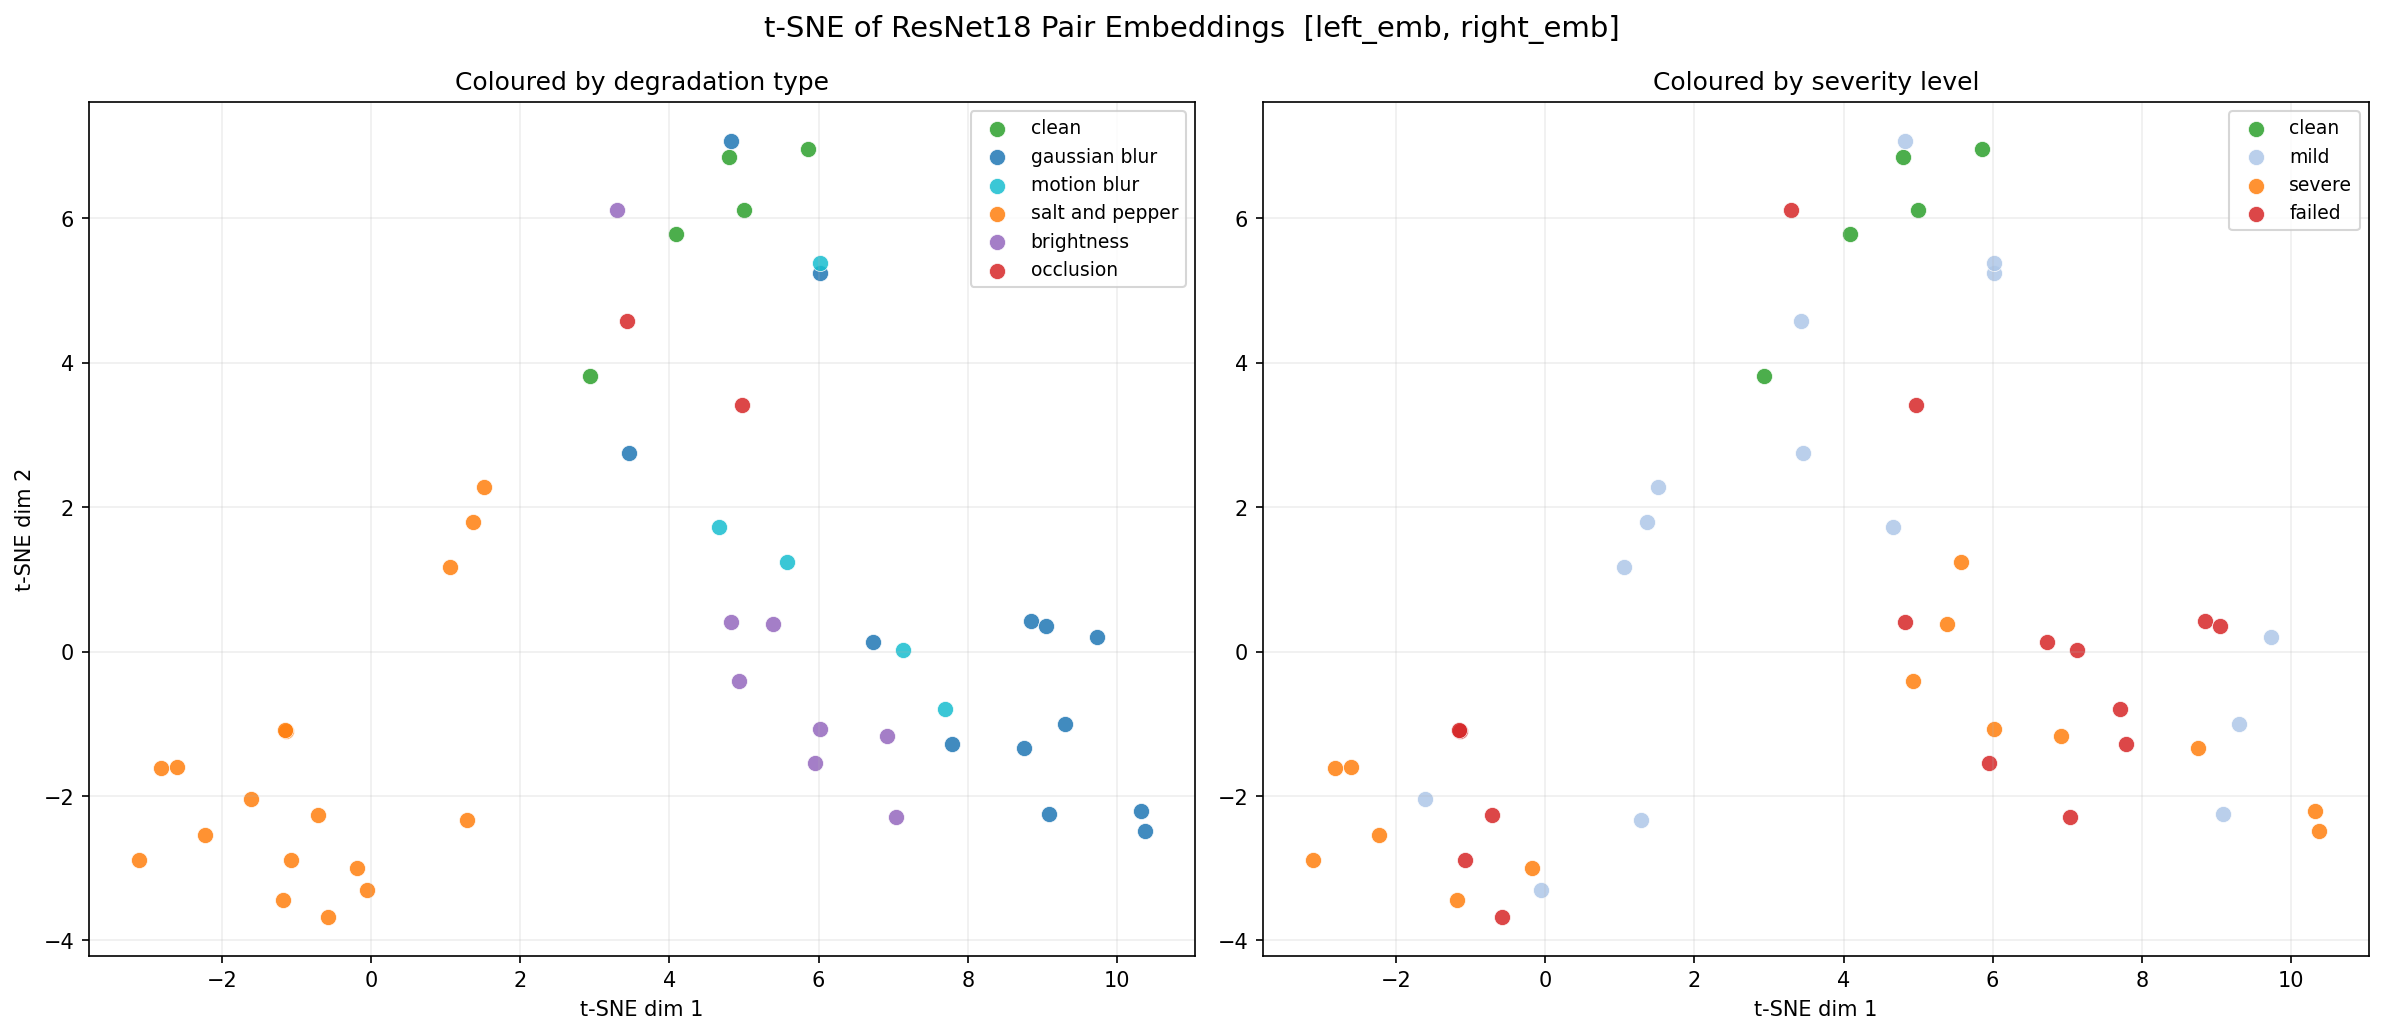

The Python source for this figure:
"""
t-SNE analysis on random stereo image pairs.

Samples 50 stereo pairs from a TUM-VI sequence:
  - 5 clean pairs (no degradation)
  - 45 pairs where the right image is degraded with a randomly chosen
    condition from experiments/*.yaml

For each pair, computes:
  emb(left) - emb(right)  using a frozen ResNet18 backbone

Then runs t-SNE on the 512-d diff vectors and plots coloured by:
  1. Degradation type
  2. Severity level (clean / mild / severe / failed)

Usage:
    python analysis/tsne_pairs.py
    python analysis/tsne_pairs.py --traj data/TUM_original/dataset-room2_512_16
    python analysis/tsne_pairs.py --n-pairs 100 --n-clean 10
"""

import argparse
import sys
import cv2
import yaml
import numpy as np
import torch
import torch.nn as nn
import matplotlib
matplotlib.use("Agg")
import matplotlib.pyplot as plt
from sklearn.manifold import TSNE
from pathlib import Path
from torchvision.models import resnet18, ResNet18_Weights

ROOT = Path(__file__).resolve().parent.parent

# ── Degradation configs to sample from ────────────────────────────────────────
# Maps experiment yaml → list of (condition_name, params_dict, severity_label)
# severity_label: "clean", "mild", "severe", "failed" — assigned by level index
EXPERIMENT_YAMLS = [
    ROOT / "experiments" / "blur_sweep_B.yaml",
    ROOT / "experiments" / "motion_blur_sweep.yaml",
    ROOT / "experiments" / "snp_sweep.yaml",
    ROOT / "experiments" / "brightness_sweep.yaml",
    ROOT / "experiments" / "occlusion_sweep.yaml",
]

# How to bucket conditions by position in the conditions list
def _severity_label(idx, total):
    frac = idx / max(total - 1, 1)
    if frac == 0:
        return "mild"
    elif frac < 0.4:
        return "mild"
    elif frac < 0.75:
        return "severe"
    else:
        return "failed"


def load_all_conditions():
    """Return list of (type_name, params, severity_label) from all experiment yamls."""
    all_conds = []
    for yaml_path in EXPERIMENT_YAMLS:
        if not yaml_path.exists():
            continue
        with open(yaml_path) as f:
            cfg = yaml.safe_load(f)
        conds = list(cfg["conditions"].items())
        for idx, (name, params) in enumerate(conds):
            label = _severity_label(idx, len(conds))
            all_conds.append({
                "name":     name,
                "params":   params,
                "type":     params["type"],
                "severity": label,
            })
    return all_conds


# ── Degradation application ────────────────────────────────────────────────────

def apply_degradation(img, params):
    t = params.get("type", "none")

    if t in ("none", "clean"):
        return img

    if t == "gaussian_blur":
        ks = int(params["kernel_size"])
        if ks % 2 == 0:
            ks += 1
        return cv2.GaussianBlur(img, (ks, ks), float(params.get("sigma", 0)))

    if t == "motion_blur":
        length = int(params["length"])
        angle  = float(params.get("angle", 0))
        kernel = np.zeros((length, length), dtype=np.float32)
        kernel[length // 2, :] = 1.0 / length
        M = cv2.getRotationMatrix2D((length // 2, length // 2), angle, 1.0)
        kernel = cv2.warpAffine(kernel, M, (length, length))
        return cv2.filter2D(img, -1, kernel)

    if t == "salt_and_pepper":
        density = float(params["density"])
        out = img.copy()
        n_corrupt = int(img.size * density)
        coords = np.random.choice(img.size, size=n_corrupt, replace=False)
        out.flat[coords[:n_corrupt // 2]] = 255
        out.flat[coords[n_corrupt // 2:]] = 0
        return out

    if t == "brightness":
        alpha = float(params["alpha"])
        return np.clip(img.astype(np.float32) * alpha, 0, 255).astype(np.uint8)

    if t == "occlusion":
        frac = float(params["frac"])
        h, w = img.shape[:2]
        area = int(h * w * frac)
        ph   = int(np.sqrt(area * h / w))
        pw   = int(area / max(ph, 1))
        ph, pw = min(ph, h), min(pw, w)
        y = np.random.randint(0, h - ph + 1)
        x = np.random.randint(0, w - pw + 1)
        out = img.copy()
        out[y:y + ph, x:x + pw] = 0
        return out

    raise ValueError(f"Unknown degradation type: {t!r}")


# ── Image loading ──────────────────────────────────────────────────────────────

def load_frames(traj_dir: Path):
    cam0_dir = traj_dir / "mav0" / "cam0" / "data"
    cam1_dir = traj_dir / "mav0" / "cam1" / "data"
    frames0  = sorted(cam0_dir.glob("*.png"))
    frames1  = sorted(cam1_dir.glob("*.png"))
    # align by stem (timestamp)
    stems0 = {f.stem: f for f in frames0}
    stems1 = {f.stem: f for f in frames1}
    common = sorted(set(stems0) & set(stems1))
    return [(stems0[s], stems1[s]) for s in common]


def read_gray(path, size=(224, 224)):
    img = cv2.imread(str(path), cv2.IMREAD_GRAYSCALE)
    if img is None:
        raise FileNotFoundError(f"Cannot read: {path}")
    return cv2.resize(img, size)


# ── ResNet18 diff embedding extractor ─────────────────────────────────────────

class DiffExtractor(nn.Module):
    def __init__(self):
        super().__init__()
        backbone = resnet18(weights=ResNet18_Weights.IMAGENET1K_V1)
        self.backbone = nn.Sequential(*list(backbone.children())[:-1])
        for p in self.backbone.parameters():
            p.requires_grad = False

    @torch.no_grad()
    def forward(self, x):
        """x: (B, 1, H, W) → (B, 512)"""
        x = x.repeat(1, 3, 1, 1)
        return self.backbone(x).flatten(1)

    @torch.no_grad()
    def embed_pair(self, left_np, right_np, device, mode="concat"):
        """
        left_np, right_np: (H, W) uint8 grayscale
        mode="concat" → 1024-d [left_emb, right_emb]
        mode="diff"   → 512-d  (left_emb - right_emb)
        """
        def to_tensor(img):
            t = torch.tensor(img.astype(np.float32) / 255.0)
            return t.unsqueeze(0).unsqueeze(0).to(device)

        e0 = self(to_tensor(left_np))    # (1, 512)
        e1 = self(to_tensor(right_np))   # (1, 512)
        if mode == "diff":
            return (e0 - e1).squeeze(0).cpu().numpy()                   # (512,)
        return torch.cat([e0, e1], dim=1).squeeze(0).cpu().numpy()      # (1024,)


# ── Sample pairs ──────────────────────────────────────────────────────────────

def sample_pairs(all_frames, all_conditions, n_pairs, n_clean, seed):
    rng = np.random.default_rng(seed)
    chosen_frames = rng.choice(len(all_frames), size=n_pairs, replace=False)

    pairs = []

    # clean pairs
    for i in chosen_frames[:n_clean]:
        p0, p1 = all_frames[i]
        pairs.append({
            "left_path":  p0,
            "right_path": p1,
            "params":     {"type": "clean"},
            "type":       "clean",
            "severity":   "clean",
            "cond_name":  "clean",
        })

    # degraded pairs
    for i in chosen_frames[n_clean:]:
        p0, p1 = all_frames[i]
        cond = all_conditions[rng.integers(len(all_conditions))]
        pairs.append({
            "left_path":  p0,
            "right_path": p1,
            "params":     cond["params"],
            "type":       cond["type"],
            "severity":   cond["severity"],
            "cond_name":  cond["name"],
        })

    return pairs


# ── Main ──────────────────────────────────────────────────────────────────────

def main():
    parser = argparse.ArgumentParser()
    parser.add_argument("--traj",     default=str(ROOT / "data/TUM_original/dataset-room1_512_16"),
                        help="Path to TUM-VI sequence directory")
    parser.add_argument("--n-pairs",  type=int, default=50)
    parser.add_argument("--n-clean",  type=int, default=5)
    parser.add_argument("--seed",     type=int, default=42)
    parser.add_argument("--mode",     default="concat", choices=["concat", "diff"],
                        help="Embedding mode: concat=[left,right] (1024-d), diff=left-right (512-d)")
    parser.add_argument("--out",      default=None,
                        help="Output PNG path (default: analysis/tsne_pairs_<mode>.png)")
    args = parser.parse_args()

    traj_dir   = Path(args.traj)
    out_path   = Path(args.out) if args.out else ROOT / "analysis" / f"tsne_pairs_{args.mode}.png"
    device     = torch.device("cuda" if torch.cuda.is_available() else "cpu")
    print(f"Device : {device}")
    print(f"Traj   : {traj_dir}")

    # load frame index
    all_frames = load_frames(traj_dir)
    print(f"Frames : {len(all_frames)} stereo pairs available")

    # load all degradation conditions
    all_conditions = load_all_conditions()
    print(f"Conditions : {len(all_conditions)} loaded from experiment YAMLs")

    # sample pairs
    pairs = sample_pairs(all_frames, all_conditions, args.n_pairs, args.n_clean, args.seed)
    print(f"Sampled: {args.n_pairs} pairs ({args.n_clean} clean, {args.n_pairs - args.n_clean} degraded)")

    # extract diff embeddings
    extractor = DiffExtractor().to(device).eval()
    print("Extracting ResNet18 diff embeddings...")

    embeddings  = []
    types       = []
    severities  = []
    cond_names  = []

    for i, pair in enumerate(pairs):
        left  = read_gray(pair["left_path"])
        right = read_gray(pair["right_path"])
        right_deg = apply_degradation(right.copy(), pair["params"])

        emb = extractor.embed_pair(left, right_deg, device, mode=args.mode)
        embeddings.append(emb)
        types.append(pair["type"])
        severities.append(pair["severity"])
        cond_names.append(pair["cond_name"])

        if (i + 1) % 10 == 0:
            print(f"  {i+1}/{args.n_pairs} done")

    embeddings = np.stack(embeddings)   # (N, 512)
    print(f"Embeddings shape: {embeddings.shape}")

    # t-SNE
    print("Running t-SNE...")
    tsne   = TSNE(n_components=2, perplexity=min(30, args.n_pairs // 3),
                  random_state=args.seed, max_iter=1000)
    coords = tsne.fit_transform(embeddings)

    # ── Plotting ──────────────────────────────────────────────────────────────
    TYPE_COLORS = {
        "clean":          "#2ca02c",
        "gaussian_blur":  "#1f77b4",
        "motion_blur":    "#17becf",
        "salt_and_pepper":"#ff7f0e",
        "brightness":     "#9467bd",
        "occlusion":      "#d62728",
    }
    SEV_COLORS = {
        "clean":  "#2ca02c",
        "mild":   "#aec7e8",
        "severe": "#ff7f0e",
        "failed": "#d62728",
    }
    SEV_ORDER  = ["clean", "mild", "severe", "failed"]
    TYPE_ORDER = ["clean", "gaussian_blur", "motion_blur",
                  "salt_and_pepper", "brightness", "occlusion"]

    fig, axes = plt.subplots(1, 2, figsize=(16, 7))
    title = ("t-SNE of ResNet18 Diff Embeddings  (left − right)"
             if args.mode == "diff" else
             "t-SNE of ResNet18 Pair Embeddings  [left_emb, right_emb]")
    fig.suptitle(title, fontsize=14)

    # Panel 1 — colour by degradation type
    ax = axes[0]
    for t in TYPE_ORDER:
        mask = np.array([x == t for x in types])
        if mask.any():
            ax.scatter(coords[mask, 0], coords[mask, 1],
                       color=TYPE_COLORS.get(t, "grey"),
                       label=t.replace("_", " "), s=60, alpha=0.85,
                       edgecolors="white", linewidths=0.4)
    ax.set_title("Coloured by degradation type")
    ax.set_xlabel("t-SNE dim 1")
    ax.set_ylabel("t-SNE dim 2")
    ax.legend(fontsize=9, loc="best")
    ax.grid(True, alpha=0.2)

    # Panel 2 — colour by severity level
    ax = axes[1]
    for s in SEV_ORDER:
        mask = np.array([x == s for x in severities])
        if mask.any():
            ax.scatter(coords[mask, 0], coords[mask, 1],
                       color=SEV_COLORS[s],
                       label=s, s=60, alpha=0.85,
                       edgecolors="white", linewidths=0.4)
    ax.set_title("Coloured by severity level")
    ax.set_xlabel("t-SNE dim 1")
    ax.legend(fontsize=9, loc="best")
    ax.grid(True, alpha=0.2)

    plt.tight_layout()
    out_path.parent.mkdir(parents=True, exist_ok=True)
    fig.savefig(out_path, dpi=150, bbox_inches="tight")
    print(f"\nSaved → {out_path}")

    # print pair summary
    print(f"\n{'Type':<20} {'Severity':<10} Count")
    print("─" * 40)
    from collections import Counter
    for (t, s), count in sorted(Counter(zip(types, severities)).items()):
        print(f"  {t:<18} {s:<10} {count}")


if __name__ == "__main__":
    main()
